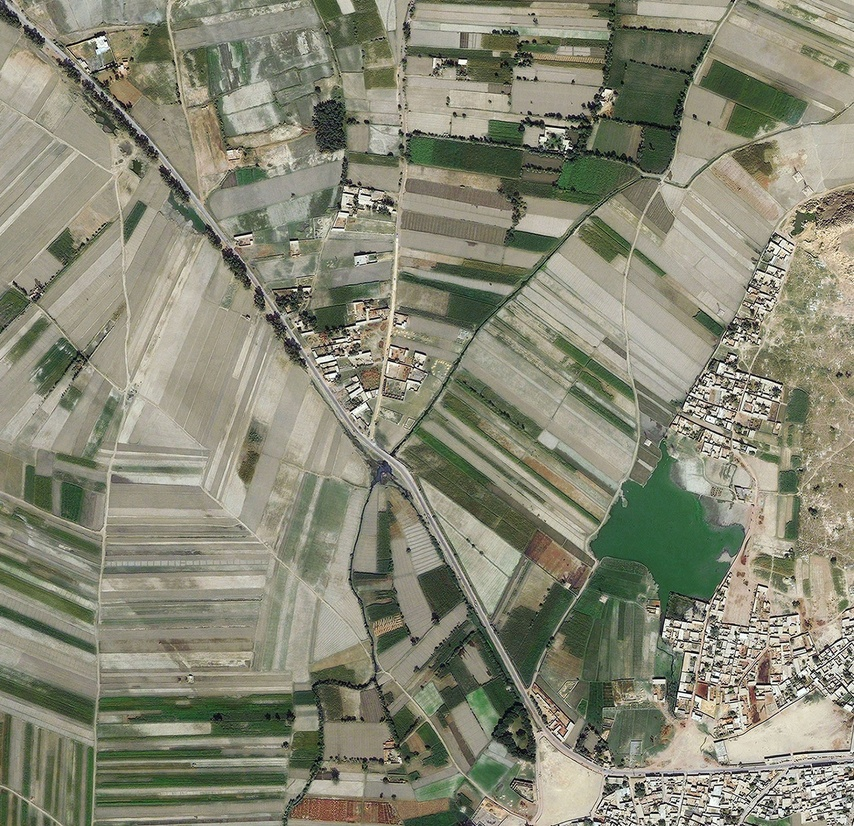
%> input picture before.jpg, 854 x 826 px, shrunk from 1655 x 1600 before the run
$ octave --eval "flooding;"   (GNU Octave 9; MATLAB toolbox functions it lacks are replaced by stand-ins)
%> lines starting %> are read from the running program, lines starting %| are printed output that depends on the picture

function flooding()

imgBefore = imread('before.jpg');
%> imgBefore is the input picture: size 826x854x3 uint8; mean R, G, B 134.7, 135.3, 116.3
imgAfter = imread('after.jpg');
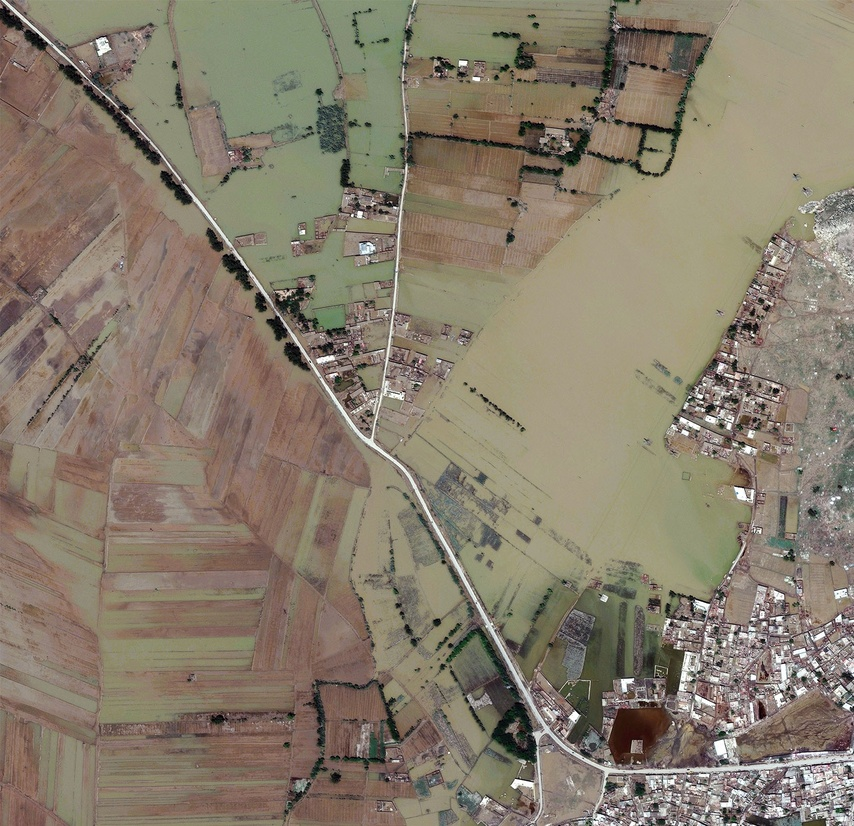
%> input picture after.jpg, 854 x 826 px, shrunk from 1655 x 1600 before the run
%> imgAfter is the input picture: size 826x854x3 uint8; mean R, G, B 135.5, 125.2, 108.5
b_size = size(imgBefore);
%> b_size = [826 854 3]
a_size = size(imgAfter);
%> a_size = [826 854 3]
if(b_size(1,1)~=a_size(1,1) || b_size(1,2) ~= a_size(1,2))
    disp('Error! Images have different size!');
    return;
end

imgBefore = rgb2gray(imgBefore);
%> imgBefore: size 826x854 uint8
imgAfter = rgb2gray(imgAfter);
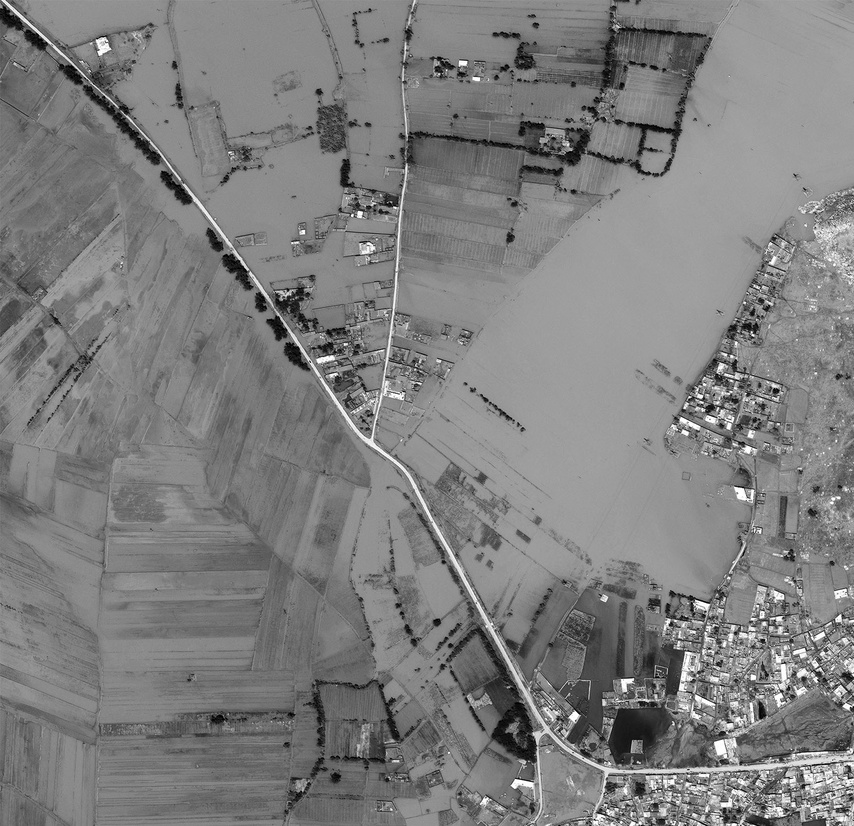
%> imgAfter: size 826x854 uint8; min 0, max 255, mean 126.4

[imgBefore,imgAfter] = graynorm(imgBefore,imgAfter);
% imgAfter = graynorm(imgAfter);

figure;
imshow(imgBefore);
title('水灾前');
figure;
imshow(imgAfter);
title('水灾后');

 % 受灾的区域在灰度归一化之后颜色偏白对应值偏大(0~1)，原图对应位置的值偏暗，所以用原图减去后图
imgSub = imgBefore - imgAfter;

figure;
imshow(imgSub);
title('差分图');
%
% %---- start to judge -----%
% % here if the point's value is smaller than

count_black = find(imgSub < 40/255);

% draw the possible space of disaster
image = draw('before.jpg',count_black);
figure;
imshow(image);
title('原图中的估计受灾位置');

count_all = numel(imgBefore);
fprintf('The percent is %2.2f\n',numel(count_black)/count_all);

end

function [obef,oaft] = graynorm(bef,aft)
%本函数把两个图像的灰度直方图放在同一个坐标中，对两个图像做归一化
bef_var =  var(double(bef(:)));
%> bef_var = 2027
bef_mean = mean(mean(bef));
%> bef_mean = 132.9
aft_var = var(double(aft(:)));
%> aft_var = 1028.7
aft_mean = mean(mean(aft));
%> aft_mean = 126.4

target_var = (bef_var + aft_var)/2;
%> target_var = 1527.8
target_mean = (bef_mean + aft_mean)/2;
%> target_mean = 129.6
cof = target_var/bef_var;
%> cof = 0.754
obef = (bef - bef_mean)*cof + target_mean;
oaft = (aft - aft_mean)*cof + target_mean;
%> in flooding, `imgSub = imgBefore - imgAfter;`:
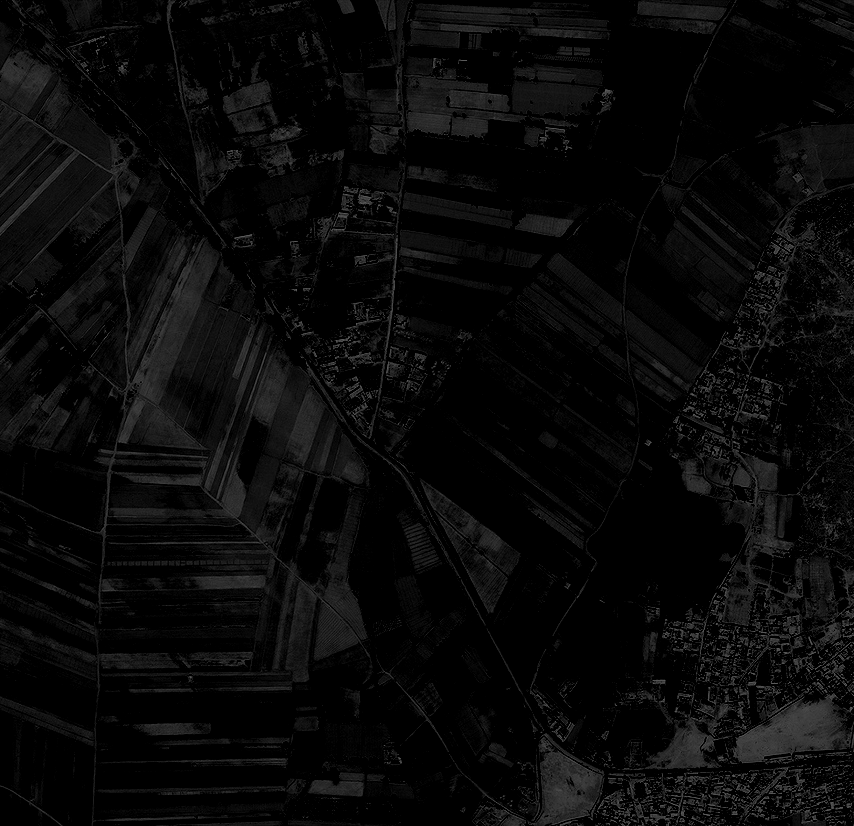
%> imgSub: size 826x854 uint8; min 0, max 92, mean 9.3
%> in flooding, `count_black = find(imgSub < 40/255);`: count_black = 392276 values from 1 to 705401
end

function out_img = draw(src,count_black)
%> called with src = 'before.jpg'
image = imread(src);
R = image(:,:,1);
G = image(:,:,2);
B = image(:,:,3);
R(count_black) = 220;
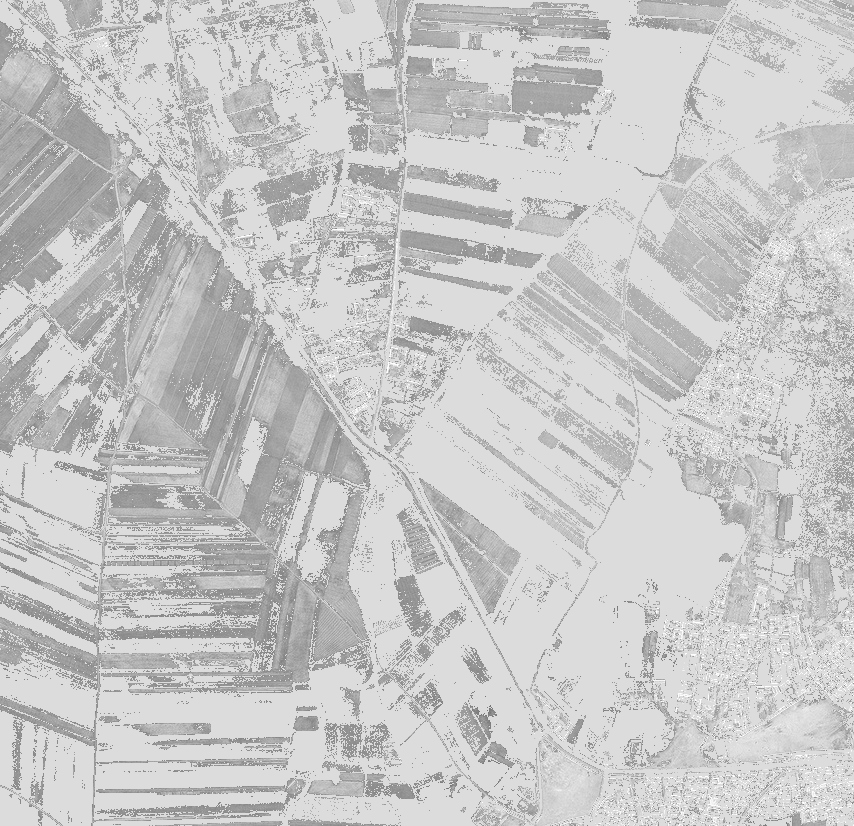
%> R: size 826x854 uint8; min 116, max 255, mean 199.7
G(count_black) = 0;
B(count_black) = 0;
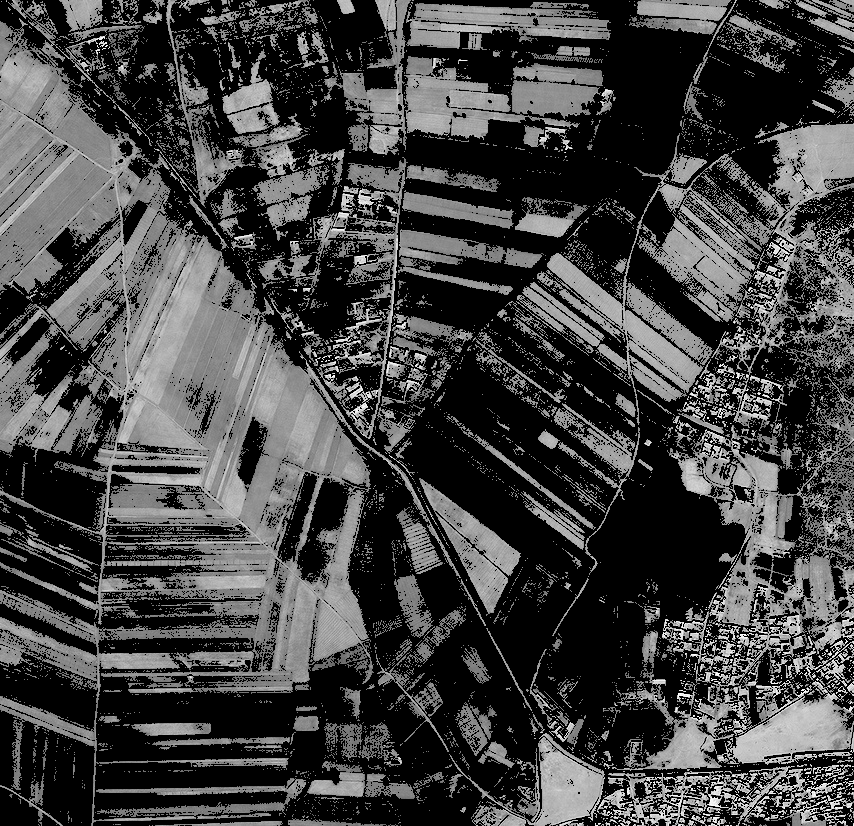
%> B: size 826x854 uint8; min 0, max 255, mean 67.9
image(:,:,1) = R;
image(:,:,2) = G;
image(:,:,3) = B;
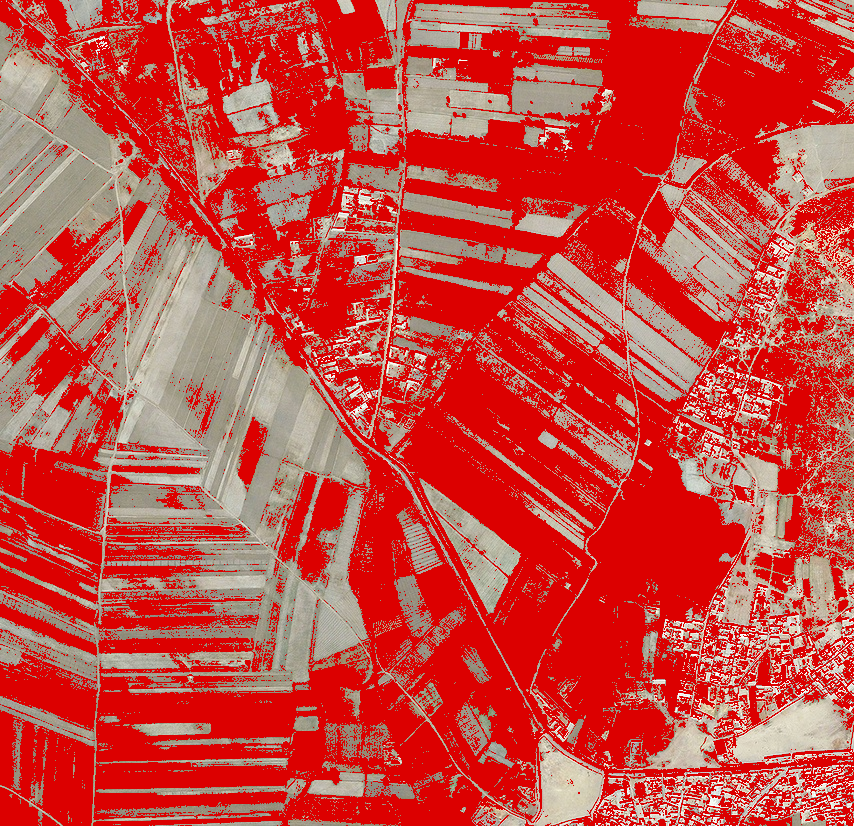
%> image: size 826x854x3 uint8; mean R, G, B 199.7, 75.6, 67.9
out_img = image;
end
%| The percent is 0.56
